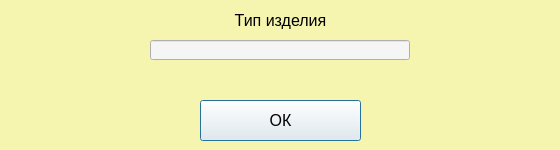
<?xml version="1.0" encoding="UTF-8"?>
<ui version="4.0">
 <class>Dialog</class>
 <widget class="QDialog" name="Dialog">
  <property name="geometry">
   <rect>
    <x>0</x>
    <y>0</y>
    <width>560</width>
    <height>150</height>
   </rect>
  </property>
  <property name="windowTitle">
   <string>Dialog</string>
  </property>
  <property name="styleSheet">
   <string notr="true">background-color: rgb(245, 245, 175)</string>
  </property>
  <widget class="QLineEdit" name="prod_type">
   <property name="geometry">
    <rect>
     <x>150</x>
     <y>40</y>
     <width>260</width>
     <height>20</height>
    </rect>
   </property>
   <property name="styleSheet">
    <string notr="true">font-size: 16px;
font: &quot;Yu Gothic UI Semibold&quot;;
background-color: rgb(245, 245, 245)</string>
   </property>
   <property name="text">
    <string/>
   </property>
  </widget>
  <widget class="QLabel" name="label_3">
   <property name="geometry">
    <rect>
     <x>150</x>
     <y>10</y>
     <width>261</width>
     <height>20</height>
    </rect>
   </property>
   <property name="styleSheet">
    <string notr="true">color: rgb(0, 0, 0);
font-size: 16px;
font: &quot;Arial Black&quot;;</string>
   </property>
   <property name="text">
    <string>Тип изделия</string>
   </property>
   <property name="alignment">
    <set>Qt::AlignCenter</set>
   </property>
  </widget>
  <widget class="QPushButton" name="OKbutton">
   <property name="geometry">
    <rect>
     <x>200</x>
     <y>100</y>
     <width>161</width>
     <height>41</height>
    </rect>
   </property>
   <property name="styleSheet">
    <string notr="true">font-size: 16px;
font: &quot;Yu Gothic UI Semibold&quot;;
background-color: rgb(245, 245, 245)</string>
   </property>
   <property name="text">
    <string>ОК</string>
   </property>
  </widget>
  <widget class="QLabel" name="error">
   <property name="geometry">
    <rect>
     <x>10</x>
     <y>70</y>
     <width>541</width>
     <height>21</height>
    </rect>
   </property>
   <property name="styleSheet">
    <string notr="true">color: red;
font-size: 16px;
font: 16pt &quot;Franklin Gothic Demi&quot;;</string>
   </property>
   <property name="text">
    <string/>
   </property>
   <property name="alignment">
    <set>Qt::AlignCenter</set>
   </property>
  </widget>
 </widget>
 <resources/>
 <connections/>
</ui>
